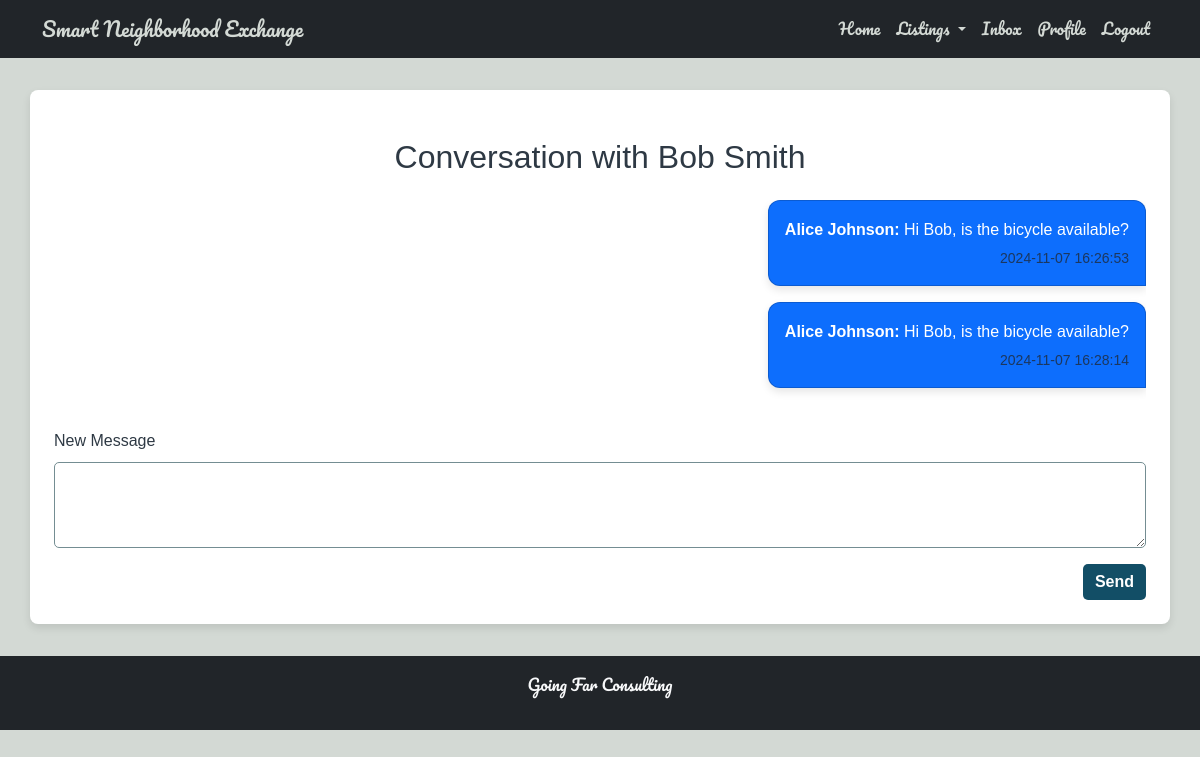
The page /conversation/5 (signed in) on the database its author committed.
### tables this page shows
CREATE TABLE users (
            id INTEGER PRIMARY KEY AUTOINCREMENT,
            name TEXT NOT NULL,
            email TEXT NOT NULL UNIQUE,
            password TEXT NOT NULL,
            location TEXT,
            profile_image TEXT
        , rating REAL DEFAULT 0);

CREATE TABLE messages (
            message_id INTEGER PRIMARY KEY AUTOINCREMENT,
            sender_id INTEGER NOT NULL,
            receiver_id INTEGER NOT NULL,
            content TEXT NOT NULL,
            timestamp TEXT NOT NULL, is_system_message INTEGER DEFAULT 0,
            FOREIGN KEY (sender_id) REFERENCES users (id) ON DELETE CASCADE,
            FOREIGN KEY (receiver_id) REFERENCES users (id) ON DELETE CASCADE
        );

### app.py (the view)
@app.route('/conversation/<int:user_id>')
def conversation(user_id):
    sender_id = session.get('user_id')
    if not sender_id:
        flash("Please log in to view the conversation.", "error")
        return redirect(url_for('login'))
    receiver = get_user_by_id(user_id)
    if not receiver:
        flash("The user you are trying to message does not exist.", "error")
        return redirect(url_for('inbox'))
    messages = get_conversation(sender_id, user_id)
    return render_template(
        'conversation.html',
        messages=messages,
        receiver=receiver
    )

### app.py (called while the page is built)
@app.before_request
def initialize_database():
    init_db()

@app.teardown_appcontext
def shutdown_session(exception=None):
    close_db()

### database.py (called while the page is built)
def get_db():
    if 'db' not in g:
        g.db = sqlite3.connect(DATABASE)
        g.db.row_factory = sqlite3.Row
    return g.db

def get_user_by_id(user_id):
    return get_db().execute(
        "SELECT * FROM users WHERE id = ?",
        (user_id,)
    ).fetchone()

def get_conversation(sender_id, receiver_id):
    conn = get_db()
    try:
        cursor = conn.cursor()
        cursor.execute("""
            SELECT m.*, u.name AS sender_name
            FROM messages m
            JOIN users u ON m.sender_id = u.id
            WHERE (m.sender_id = ? AND m.receiver_id = ?) OR (m.sender_id = ? AND m.receiver_id = ?)
            ORDER BY m.timestamp
        """, (sender_id, receiver_id, receiver_id, sender_id))
        messages = cursor.fetchall()
        return messages
    except Exception as e:
        raise
    finally:
        conn.close()

### templates/conversation.html (shortened to what this page needs)
{% extends "base.html" %}
{% block content %}
<div class="container mt-4">
    <h2 class="mb-4 text-center">Conversation with {{ receiver.name }}</h2>
    <div class="messages mb-4">
        {% if messages %}
            {% for message in messages %}
                <div class="d-flex mb-3 {% if message.sender_id == session.user_id %}justify-content-end{% else %}justify-content-start{% endif %}">
                    <div class="card {% if message.sender_id == session.user_id %}bg-primary text-white{% else %}bg-light{% endif %}" style="max-width: 70%;">
                        <div class="card-body">
                            <p class="mb-1"><strong>{{ message.sender_name }}:</strong> {{ message.content }}</p>
                            <p class="mb-0 text-end text-muted small">{{ message.timestamp }}</p>
                        </div>
                    </div>
                </div>
            {% endfor %}
        {% else %}
            <p class="text-muted text-center">No messages in this conversation yet.</p>
        {% endif %}
    </div>
    <form action="{{ url_for('send_message_route', receiver_id=receiver.id) }}" method="POST" class="needs-validation" novalidate>
        <div class="mb-3">
            <label for="content" class="form-label">New Message</label>
            <textarea id="content" name="content" class="form-control" rows="3" required></textarea>
        </div>
        <div class="d-flex justify-content-end">
            <button type="submit" class="btn btn-primary">Send</button>
        </div>
    </form>
</div>
{% endblock %}

### static/style.css (style rules this page uses)
* { margin: 0; padding: 0; box-sizing: border-box; }
body { font-family: Arial, sans-serif; line-height: 1.6; color: #2E3944; background-color: #D3D9D4; }
.card { border-radius: 8px; box-shadow: 0 4px 8px rgba(0, 0, 0, 0.1); }
button, .btn { font-size: 16px; font-weight: bold; border: none; border-radius: 5px; transition: background-color 0.3s ease, color 0.3s ease; }
.btn-primary, .btn-info { background-color: #124E66; color: #FFFFFF; }
.form-control, textarea.form-control { border-radius: 5px; border: 1px solid #748D92; }
textarea.form-control { resize: vertical; }
.card.bg-primary { border-radius: 12px 12px 0 12px; }
.messages { max-height: 500px; overflow-y: auto; }

### rows shown on the page
users: name "Bob Smith"
messages: sender_name "Alice Johnson", content "Hi Bob, is the bicycle available?", timestamp "2024-11-07 16:26:53"
messages: sender_name "Alice Johnson", content "Hi Bob, is the bicycle available?", timestamp "2024-11-07 16:28:14"
